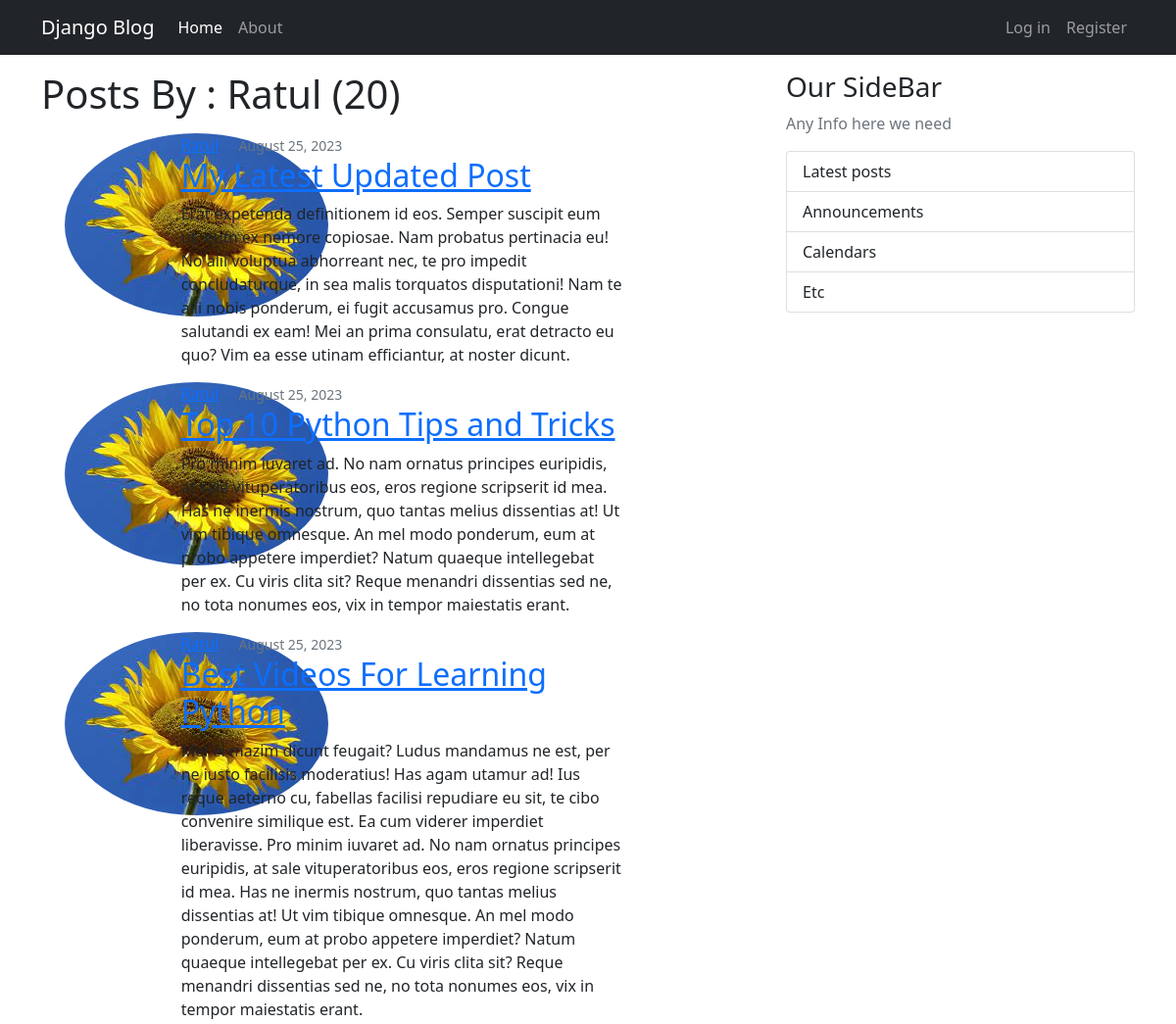
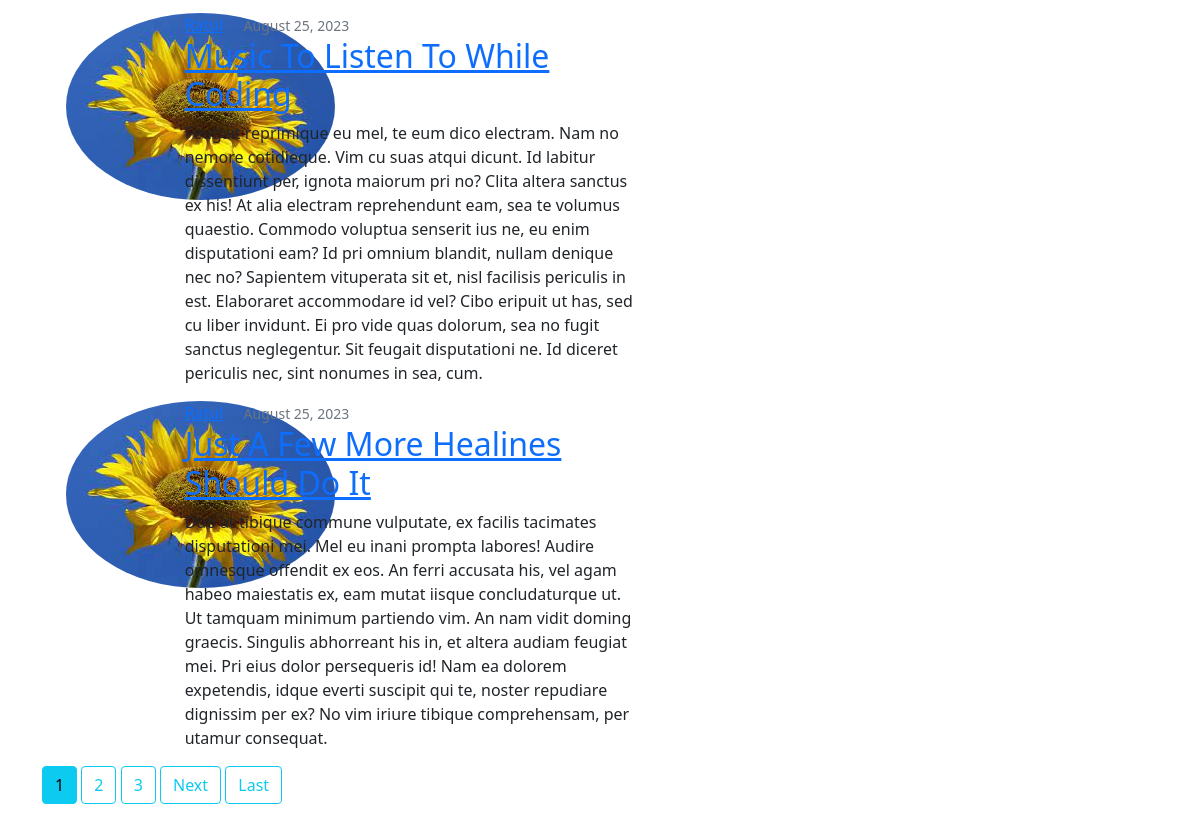
The app's page /user/ratul, older data (2 pictures, top to bottom).
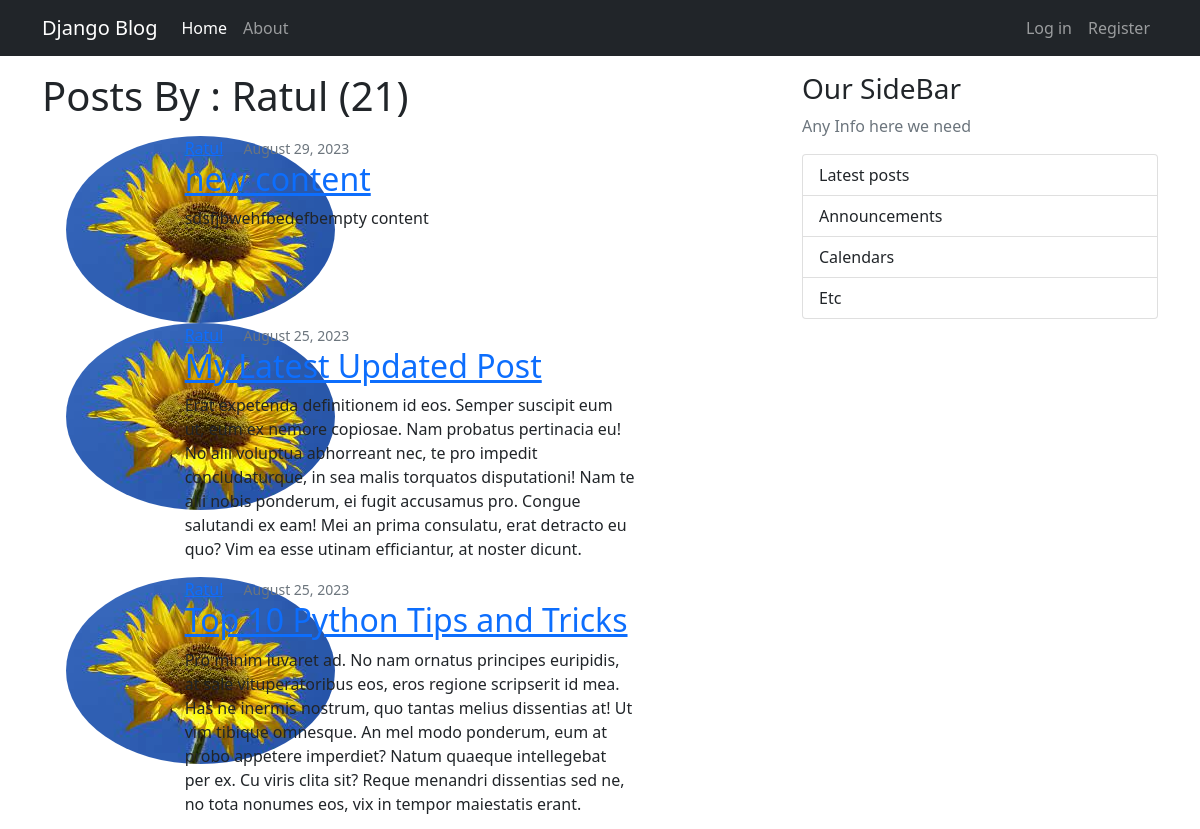
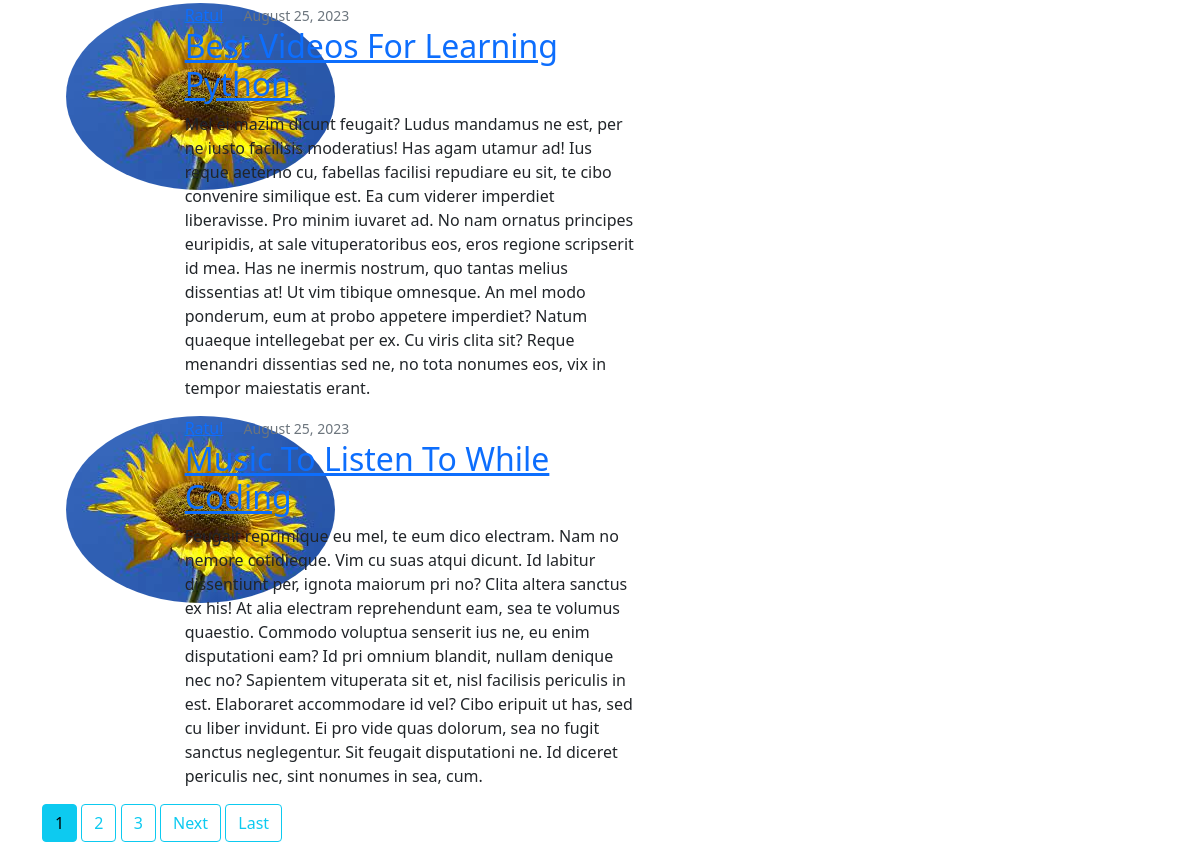
The same page, newer data (2 pictures, top to bottom).
### blog/models.py (models this page shows, shortened)
class Post(models.Model):
    title = models.CharField(max_length=100, default="empty content")
    content = models.TextField(default="empty content")
    date_posted = models.DateTimeField(default=timezone.now)
    author = models.ForeignKey(User, on_delete=models.CASCADE)

### users/models.py (models this page shows, shortened)
class Profile(models.Model):
    user = models.OneToOneField(User, on_delete=models.CASCADE)
    image = models.ImageField(default="default.jpg", upload_to='profile_pics')

### blog/views.py (the view)
# urls.py: path('user/<str:username>', UserPostListView.as_view(), name='user-posts'),
class UserPostListView(ListView):
    model = Post
    context_object_name = 'posts'
    template_name = 'blog/user_posts.html'  # <app>/<model>_<viewtype>.html
    paginate_by = 5
    def get_queryset(self):
        user = get_object_or_404(User, username=self.kwargs.get('username'))
        return Post.objects.filter(author=user).order_by('-date_posted')

### blog/templates/blog/user_posts.html (shortened to what this page needs)
{% extends "blog/base.html" %}
{% block content %}
    <h1 class="mb-3 text-capitalize">Posts By : {{ view.kwargs.username }} ({{ page_obj.paginator.count }})</h1>
    {% for post in posts %}
         <article class="media content-section">
         <div class="container">
          <div class="row">
            <div class="col col-md-2 col-sm-1">
                <img src="{{ post.author.profile.image.url }}" class="rounded-circle article-img">
            </div>
            <div class="col col-md-8">
                <div class="media-body">
                    <div class="article-metadata">
                    <a class="me-3 text-capitalize" href="{% url 'user-posts' post.author.username%}">{{ post.author }}</a>
                    <small class="text-muted" href="#">{{ post.date_posted|date:"F d, Y" }}</small>
                    </div>
                    <h2>
                        <a class="article-title" href="{% url 'post-detail' post.id %}">{{ post.title }}</a>
                    </h2>
                    <p class="article-content">{{ post.content }}</p>
                </div>
            </div>
          </div>
        </div>
         </article>
    {% endfor %}
    {% if is_paginated %}
        {% for num in page_obj.paginator.page_range %}
            {% if page_obj.number == num%}
                <a class="btn btn-info mb-4" href="?page={{ num }}">{{ num }}</a>
            {% elif num > page_obj.number|add:'-3' and num < page_obj.number|add:'3'%}
                <a class="btn btn-outline-info mb-4" href="?page={{ num }}">{{ num }}</a>
            {% endif %}
        {% endfor %}
        {% if page_obj.has_next %}
            <a class="btn btn-outline-info mb-4" href="?page={{ page_obj.next_page_number }}">Next</a>
            <a class="btn btn-outline-info mb-4" href="?page={{ page_obj.paginator.num_pages}}">Last</a>
        {% endif %}
    {% endif %}
{% endblock content %}

Row changes from the older to the newer data that the page shows:
no longer on this page (row unchanged): Post: author.profile.image (picture), author "Ratul", date_posted "August 25, 2023", title "Just A Few More Healines Should Do It", content "Duo at tibique commune vulputate, ex facilis tacimates disputationi mei. Mel eu inani prompta labores! Audire omnesque offendit ex eos. An ferri accusata his, vel agam habeo maiestatis ex, eam mutat iisque concludaturque ut. Ut tamquam minimum partiendo vim. An nam vidit doming graecis. Singulis abhorreant his in, et altera audiam feugiat mei. Pri eius dolor persequeris id! Nam ea dolorem expetendis, idque everti suscipit qui te, noster repudiare dignissim per ex? No vim iriure tibique comprehensam, per utamur consequat."
added Post: author.profile.image (picture), author "Ratul", date_posted "August 29, 2023", title "new content", content "sdsfjbwehfbedefbempty content"
Text that changed along with them:
{{ page_obj.paginator.count }}: "20" → "21"
